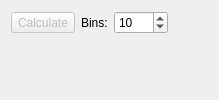
<?xml version="1.0" encoding="UTF-8"?>
<ui version="4.0">
 <author>Anton Rau</author>
 <class>ActimotStreamPlotWidget</class>
 <widget class="QWidget" name="ActimotStreamPlotWidget">
  <layout class="QVBoxLayout" name="verticalLayout">
   <item>
    <layout class="QHBoxLayout" name="horizontalLayout">
     <item>
      <widget class="QToolButton" name="toolButtonCalculate">
       <property name="enabled">
        <bool>false</bool>
       </property>
       <property name="text">
        <string>Calculate</string>
       </property>
      </widget>
     </item>
     <item>
      <widget class="QLabel" name="labelBins">
       <property name="text">
        <string>Bins:</string>
       </property>
      </widget>
     </item>
     <item>
      <widget class="QSpinBox" name="spinBoxBins">
       <property name="minimum">
        <number>1</number>
       </property>
       <property name="maximum">
        <number>1000</number>
       </property>
       <property name="value">
        <number>10</number>
       </property>
      </widget>
     </item>
     <item>
      <spacer name="horizontalSpacer">
       <property name="orientation">
        <enum>Qt::Orientation::Horizontal</enum>
       </property>
       <property name="sizeHint" stdset="0">
        <size>
         <width>40</width>
         <height>20</height>
        </size>
       </property>
      </spacer>
     </item>
    </layout>
   </item>
   <item>
    <widget class="MplCanvas" name="canvas" native="true">
     <property name="sizePolicy">
      <sizepolicy hsizetype="Expanding" vsizetype="Expanding">
       <horstretch>0</horstretch>
       <verstretch>0</verstretch>
      </sizepolicy>
     </property>
    </widget>
   </item>
  </layout>
 </widget>
 <customwidgets>
  <customwidget>
   <class>MplCanvas</class>
   <extends>QWidget</extends>
   <header>tse_analytics.views.misc.MplCanvas</header>
   <container>1</container>
  </customwidget>
 </customwidgets>
 <resources/>
 <connections/>
</ui>
